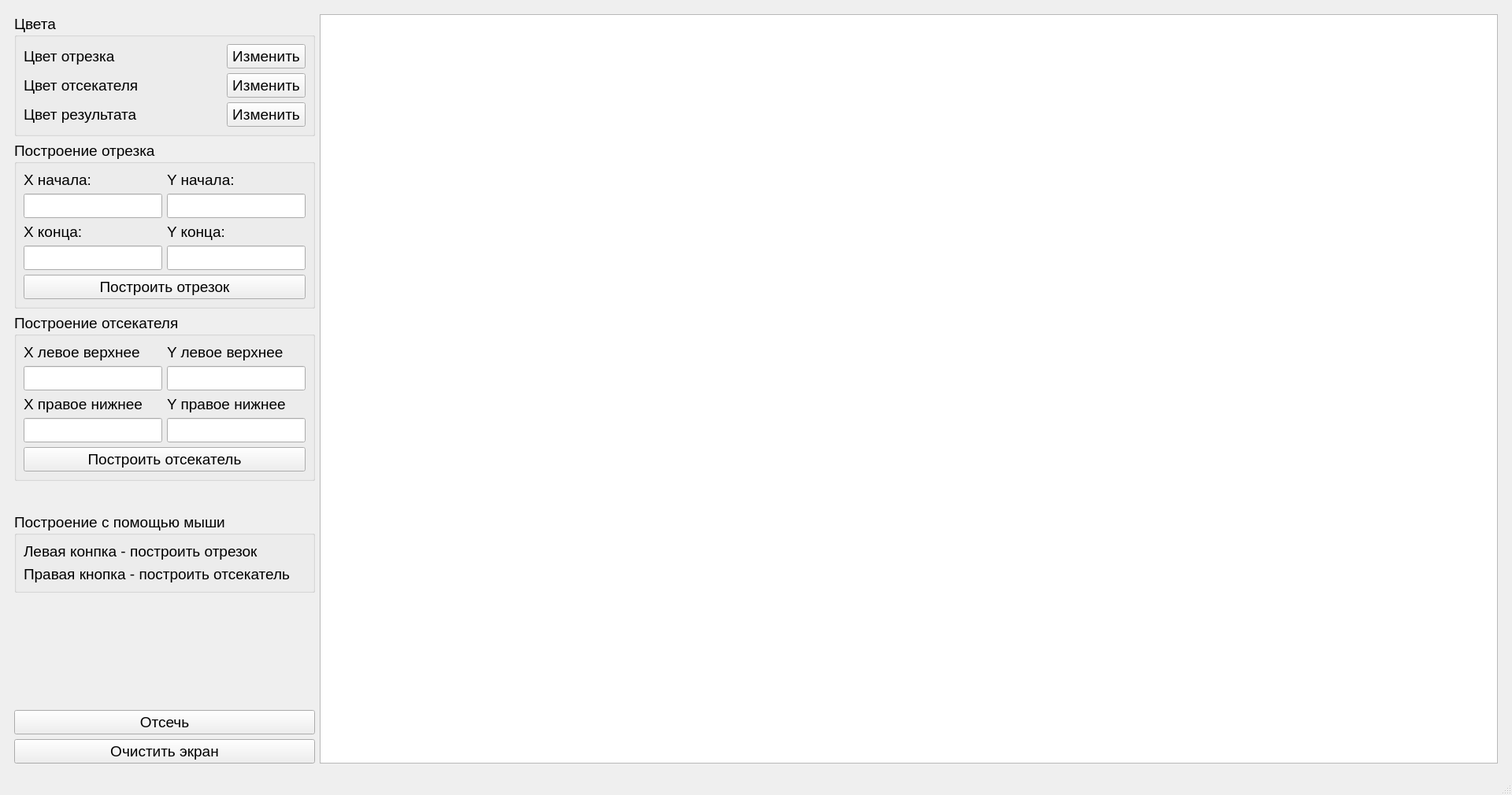
<?xml version="1.0" encoding="UTF-8"?>
<ui version="4.0">
 <class>MainWindow</class>
 <widget class="QMainWindow" name="MainWindow">
  <property name="enabled">
   <bool>true</bool>
  </property>
  <property name="geometry">
   <rect>
    <x>0</x>
    <y>0</y>
    <width>1920</width>
    <height>1010</height>
   </rect>
  </property>
  <property name="sizePolicy">
   <sizepolicy hsizetype="Preferred" vsizetype="Preferred">
    <horstretch>0</horstretch>
    <verstretch>0</verstretch>
   </sizepolicy>
  </property>
  <property name="minimumSize">
   <size>
    <width>1920</width>
    <height>1010</height>
   </size>
  </property>
  <property name="windowTitle">
   <string>MainWindow</string>
  </property>
  <property name="windowOpacity">
   <double>0.000000000000000</double>
  </property>
  <property name="documentMode">
   <bool>false</bool>
  </property>
  <widget class="QWidget" name="centralwidget">
   <layout class="QGridLayout" name="gridLayout_11">
    <item row="0" column="1">
     <widget class="QStackedWidget" name="stackedWidget">
      <property name="minimumSize">
       <size>
        <width>1532</width>
        <height>866</height>
       </size>
      </property>
      <property name="currentIndex">
       <number>0</number>
      </property>
      <widget class="QWidget" name="main_page">
       <property name="minimumSize">
        <size>
         <width>1902</width>
         <height>950</height>
        </size>
       </property>
       <layout class="QGridLayout" name="gridLayout_6">
        <item row="0" column="1" rowspan="12">
         <widget class="QGraphicsView" name="graphics_view">
          <property name="sizePolicy">
           <sizepolicy hsizetype="Minimum" vsizetype="Minimum">
            <horstretch>1</horstretch>
            <verstretch>0</verstretch>
           </sizepolicy>
          </property>
          <property name="verticalScrollBarPolicy">
           <enum>Qt::ScrollBarPolicy::ScrollBarAlwaysOff</enum>
          </property>
          <property name="horizontalScrollBarPolicy">
           <enum>Qt::ScrollBarPolicy::ScrollBarAlwaysOff</enum>
          </property>
         </widget>
        </item>
        <item row="4" column="0">
         <widget class="QGroupBox" name="groupBox_6">
          <property name="sizePolicy">
           <sizepolicy hsizetype="Ignored" vsizetype="Maximum">
            <horstretch>0</horstretch>
            <verstretch>0</verstretch>
           </sizepolicy>
          </property>
          <property name="font">
           <font>
            <pointsize>14</pointsize>
           </font>
          </property>
          <property name="title">
           <string>Построение с помощью мыши</string>
          </property>
          <layout class="QGridLayout" name="gridLayout_7">
           <item row="1" column="0" colspan="2">
            <widget class="QLabel" name="label_14">
             <property name="text">
              <string>Правая кнопка - построить отсекатель</string>
             </property>
            </widget>
           </item>
           <item row="0" column="0" colspan="2">
            <widget class="QLabel" name="label_15">
             <property name="text">
              <string>Левая конпка - построить отрезок</string>
             </property>
            </widget>
           </item>
          </layout>
         </widget>
        </item>
        <item row="10" column="0">
         <widget class="QPushButton" name="clip_btn">
          <property name="sizePolicy">
           <sizepolicy hsizetype="Preferred" vsizetype="Fixed">
            <horstretch>0</horstretch>
            <verstretch>0</verstretch>
           </sizepolicy>
          </property>
          <property name="font">
           <font>
            <pointsize>14</pointsize>
           </font>
          </property>
          <property name="text">
           <string>Отсечь</string>
          </property>
         </widget>
        </item>
        <item row="11" column="0">
         <widget class="QPushButton" name="clear_btn">
          <property name="sizePolicy">
           <sizepolicy hsizetype="Preferred" vsizetype="Fixed">
            <horstretch>0</horstretch>
            <verstretch>0</verstretch>
           </sizepolicy>
          </property>
          <property name="font">
           <font>
            <pointsize>14</pointsize>
           </font>
          </property>
          <property name="text">
           <string>Очистить экран</string>
          </property>
         </widget>
        </item>
        <item row="1" column="0">
         <widget class="QGroupBox" name="groupBox_3">
          <property name="sizePolicy">
           <sizepolicy hsizetype="Preferred" vsizetype="Maximum">
            <horstretch>0</horstretch>
            <verstretch>0</verstretch>
           </sizepolicy>
          </property>
          <property name="font">
           <font>
            <pointsize>14</pointsize>
           </font>
          </property>
          <property name="title">
           <string>Построение отрезка</string>
          </property>
          <layout class="QGridLayout" name="gridLayout_4">
           <item row="2" column="1">
            <widget class="QLabel" name="label_6">
             <property name="text">
              <string>X конца:</string>
             </property>
            </widget>
           </item>
           <item row="0" column="1">
            <widget class="QLabel" name="label_3">
             <property name="text">
              <string>X начала:</string>
             </property>
            </widget>
           </item>
           <item row="0" column="2">
            <widget class="QLabel" name="label_5">
             <property name="text">
              <string>Y начала:</string>
             </property>
            </widget>
           </item>
           <item row="4" column="1" colspan="2">
            <widget class="QPushButton" name="draw_section_btn">
             <property name="text">
              <string>Построить отрезок</string>
             </property>
            </widget>
           </item>
           <item row="2" column="2">
            <widget class="QLabel" name="label_8">
             <property name="text">
              <string>Y конца:</string>
             </property>
            </widget>
           </item>
           <item row="1" column="1">
            <widget class="QLineEdit" name="x_start_edit"/>
           </item>
           <item row="1" column="2">
            <widget class="QLineEdit" name="y_start_edit"/>
           </item>
           <item row="3" column="1">
            <widget class="QLineEdit" name="x_end_edit"/>
           </item>
           <item row="3" column="2">
            <widget class="QLineEdit" name="y_end_edit"/>
           </item>
          </layout>
         </widget>
        </item>
        <item row="5" column="0" rowspan="5">
         <widget class="QLabel" name="label_4">
          <property name="font">
           <font>
            <pointsize>14</pointsize>
           </font>
          </property>
          <property name="text">
           <string/>
          </property>
         </widget>
        </item>
        <item row="0" column="0">
         <widget class="QGroupBox" name="groupBox_2">
          <property name="enabled">
           <bool>true</bool>
          </property>
          <property name="sizePolicy">
           <sizepolicy hsizetype="Preferred" vsizetype="Maximum">
            <horstretch>0</horstretch>
            <verstretch>0</verstretch>
           </sizepolicy>
          </property>
          <property name="font">
           <font>
            <pointsize>14</pointsize>
           </font>
          </property>
          <property name="title">
           <string>Цвета</string>
          </property>
          <layout class="QVBoxLayout" name="verticalLayout_2">
           <item>
            <layout class="QGridLayout" name="gridLayout_3">
             <item row="1" column="1">
              <widget class="QWidget" name="clipper_color_widget" native="true">
               <property name="sizePolicy">
                <sizepolicy hsizetype="Minimum" vsizetype="Preferred">
                 <horstretch>0</horstretch>
                 <verstretch>0</verstretch>
                </sizepolicy>
               </property>
              </widget>
             </item>
             <item row="1" column="2">
              <widget class="QPushButton" name="change_clipper_color_btn">
               <property name="text">
                <string>Изменить</string>
               </property>
              </widget>
             </item>
             <item row="1" column="0">
              <widget class="QLabel" name="label_2">
               <property name="text">
                <string>Цвет отсекателя</string>
               </property>
              </widget>
             </item>
             <item row="2" column="0">
              <widget class="QLabel" name="label_7">
               <property name="text">
                <string>Цвет результата</string>
               </property>
              </widget>
             </item>
             <item row="2" column="1">
              <widget class="QWidget" name="result_color_widget" native="true"/>
             </item>
             <item row="2" column="2">
              <widget class="QPushButton" name="change_result_color_btn">
               <property name="text">
                <string>Изменить</string>
               </property>
              </widget>
             </item>
             <item row="0" column="0">
              <widget class="QLabel" name="label">
               <property name="text">
                <string>Цвет отрезка</string>
               </property>
              </widget>
             </item>
             <item row="0" column="1">
              <widget class="QWidget" name="section_color_widget" native="true">
               <property name="sizePolicy">
                <sizepolicy hsizetype="Minimum" vsizetype="Preferred">
                 <horstretch>0</horstretch>
                 <verstretch>0</verstretch>
                </sizepolicy>
               </property>
              </widget>
             </item>
             <item row="0" column="2">
              <widget class="QPushButton" name="change_section_color_btn">
               <property name="text">
                <string>Изменить</string>
               </property>
              </widget>
             </item>
            </layout>
           </item>
          </layout>
         </widget>
        </item>
        <item row="2" column="0">
         <widget class="QGroupBox" name="groupBox">
          <property name="font">
           <font>
            <pointsize>14</pointsize>
           </font>
          </property>
          <property name="title">
           <string>Построение отсекателя</string>
          </property>
          <layout class="QGridLayout" name="gridLayout">
           <item row="0" column="1">
            <widget class="QLabel" name="label_10">
             <property name="text">
              <string>Y левое верхнее</string>
             </property>
            </widget>
           </item>
           <item row="1" column="0">
            <widget class="QLineEdit" name="x_left_edit"/>
           </item>
           <item row="3" column="0">
            <widget class="QLineEdit" name="x_right_edit"/>
           </item>
           <item row="0" column="0">
            <widget class="QLabel" name="label_9">
             <property name="text">
              <string>X левое верхнее</string>
             </property>
            </widget>
           </item>
           <item row="3" column="1">
            <widget class="QLineEdit" name="y_right_edit"/>
           </item>
           <item row="2" column="1">
            <widget class="QLabel" name="label_13">
             <property name="text">
              <string>Y правое нижнее</string>
             </property>
            </widget>
           </item>
           <item row="1" column="1">
            <widget class="QLineEdit" name="y_left_edit"/>
           </item>
           <item row="2" column="0">
            <widget class="QLabel" name="label_12">
             <property name="text">
              <string>X правое нижнее</string>
             </property>
            </widget>
           </item>
           <item row="4" column="0" colspan="2">
            <widget class="QPushButton" name="draw_clipper_btn">
             <property name="text">
              <string>Построить отсекатель</string>
             </property>
            </widget>
           </item>
          </layout>
         </widget>
        </item>
       </layout>
      </widget>
      <widget class="QWidget" name="circle_time_page">
       <layout class="QVBoxLayout" name="verticalLayout_3"/>
      </widget>
      <widget class="QWidget" name="ellipse_time_page">
       <layout class="QVBoxLayout" name="verticalLayout_4"/>
      </widget>
     </widget>
    </item>
   </layout>
  </widget>
  <widget class="QMenuBar" name="menubar">
   <property name="geometry">
    <rect>
     <x>0</x>
     <y>0</y>
     <width>1920</width>
     <height>24</height>
    </rect>
   </property>
  </widget>
  <widget class="QStatusBar" name="statusbar"/>
 </widget>
 <resources/>
 <connections/>
</ui>
